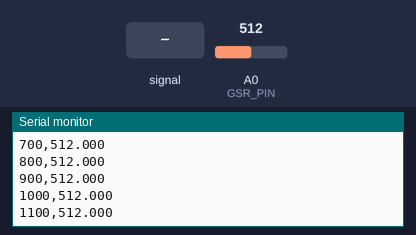
Bench run of a sketch on a simulated Arduino Uno, built with avr-gcc and run on an emulated ATmega328P. Parts: the last lines printed to the serial monitor. The inputs (shaded band) are chosen by the test bench; at power-on: A0 (GSR_PIN) = 512.

Above: at 1.2 s.
1.3 s: A0 (GSR_PIN) fed a 200 Hz sine of ±81 counts around its level
At 1.31 s:
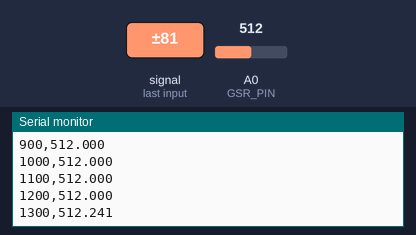
2.8 s: A0 (GSR_PIN) set to 716
At 2.81 s:
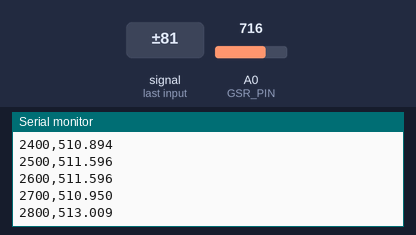
4.3 s: A0 (GSR_PIN) fed a 1000 Hz sine of ±255 counts around its level
At 4.31 s:
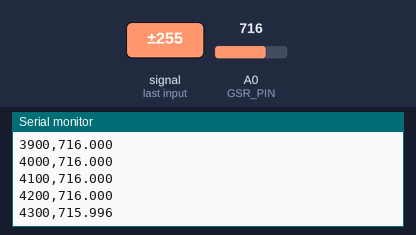
5.8 s: A0 (GSR_PIN) set to 900
At 5.81 s:
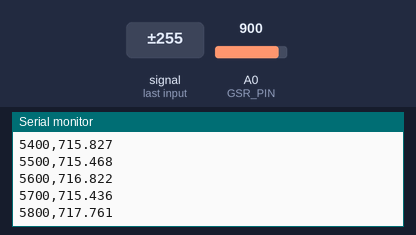
Timing chart, 0 to 8.3 s (numbered marks = the images above; inputs shaded):
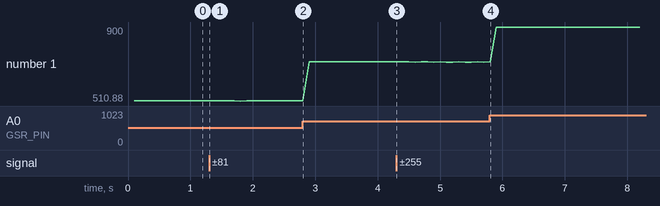

Measured:
- after the input at 1.3 s, the serial monitor: prints a new line at once (image 1)
- after the input at 2.8 s, the serial monitor: prints a new line at once (image 2)
- after the input at 4.3 s, the serial monitor: prints a new line at once (image 3)
- after the input at 5.8 s, the serial monitor: prints a new line at once (image 4)
- plotted number 1: 512 → 510.95 after the input at 1.3 s, 510.95 → 716 after the input at 2.8 s, 716 → 715.44 after the input at 4.3 s, 715.44 → 900 after the input at 5.8 s

The sketch:

GSR_serial.ino
```cpp
/* =============================================================================
   思知瑞 GSR 皮肤电模块 → Polar 采集台（串口 GSR 通道）
   -----------------------------------------------------------------------------
   接线（模块背面丝印）：
     GND -> GND      5V -> 5V(或3V3)      OUT -> A0
   适用：Arduino UNO/Nano(CH340)、STM32、Pico、ESP32 —— 只需改 GSR_PIN / ADC 位数
   输出：每行 "millis,adc"，115200 波特，10 Hz
        adc 带 3 位小数（见下），采集台按这个格式解析；只发一个整数也能认。

   为什么是 10 Hz 而不是更快：
     每个输出点在 100 ms 窗口内连续过采样再平均。100 ms 正好是 50 Hz 的 5 个
     周期、60 Hz 的 6 个周期，所以国内国外都能把工频串扰整周期抵消掉。
     皮肤电本身 <1 Hz，10 Hz 远远够用，给 SCR 峰检测也留足了余量。

   为什么输出带小数（2026-09-06 改）：
     UNO 的 ADC 是 10 位，一个台阶换算到电导约 0.05 µS。这个数字尴尬在它正好
     等于有效 SCR 的惯例阈值（0.01–0.05 µS），会把小幅度的 SCR 直接量化掉，
     也让 SCR 幅度的估计带上约 ±18% 的量化误差。
     但本来就在 100 ms 窗口里过采样了几百次，只要信号上有 ±1 LSB 以上的噪声
     做抖动（实测有 ±2 LSB），平均值的有效分辨率就远高于一个台阶：过采样 N 次
     理论上多拿 log4(N) 位，N≈900 时约 4.9 位。
     所以别取整，直接输出浮点平均值，等效分辨率从 0.05 µS 提到约 0.01 µS。
     这是标准的 oversampling + dithering，多出来的位来自真实的多次独立采样，
     前提就是那点噪声，不是插值造假。
   ============================================================================= */

const int  GSR_PIN  = A0;
const long BAUD     = 115200;
const int  RATE_HZ  = 10;              // 输出速率；窗口 = 1000/RATE_HZ ms
const unsigned long WINDOW_MS = 1000UL / RATE_HZ;

unsigned long nextTick = 0;

void setup() {
  Serial.begin(BAUD);
  // ESP32 / Pico / STM32 若用 12bit，解开下一行，并在网页里把 ADC 满量程选 4095
  // analogReadResolution(12);
  analogRead(GSR_PIN);                 // 丢掉上电后第一次转换
  nextTick = millis() + WINDOW_MS;
}

void loop() {
  // 在整个窗口内连续采样求平均：整周期积分 = 工频串扰自然抵消
  unsigned long sum = 0;
  unsigned long n   = 0;
  while ((long)(millis() - nextTick) < 0) {
    sum += analogRead(GSR_PIN);
    n++;
  }
  unsigned long now = millis();
  nextTick += WINDOW_MS;
  if ((long)(now - nextTick) > 0) nextTick = now + WINDOW_MS;   // 丢帧后重新对齐

  if (n == 0) return;
  float adc = (float)sum / (float)n;      // ← 不取整：保住过采样换来的分辨率

  Serial.print(now);
  Serial.print(',');
  Serial.println(adc, 3);                 // 3 位小数 = 0.001 LSB，远低于噪声底
}

/* -----------------------------------------------------------------------------
   网页侧换算（不用改这里，写出来只是让你知道 CSV 里的列怎么来的）：
     R_human(Ω) = ((1024 + 2*adc10) * 10000) / (512 - adc10)      ← Grove GSR 官方式
     G(µS)      = 1e6 / R_human
   adc10 是折算到 10bit 的读数；12bit/16bit 的板子由网页按你选的满量程自动折算。
   adc >= 511 视为无效（分母趋零），CSV 里该行留空。

   自检：模块没接 A0 时，读数会在 0 和一两百之间逐样本乱跳（悬空引脚吃工频）。
        接好模块、手指夹上指套后，读数应该是一个稳定的值，随情绪缓慢漂移。
        如果串口输出没有小数点，说明烧的还是旧版固件。
   ----------------------------------------------------------------------------- */
```
